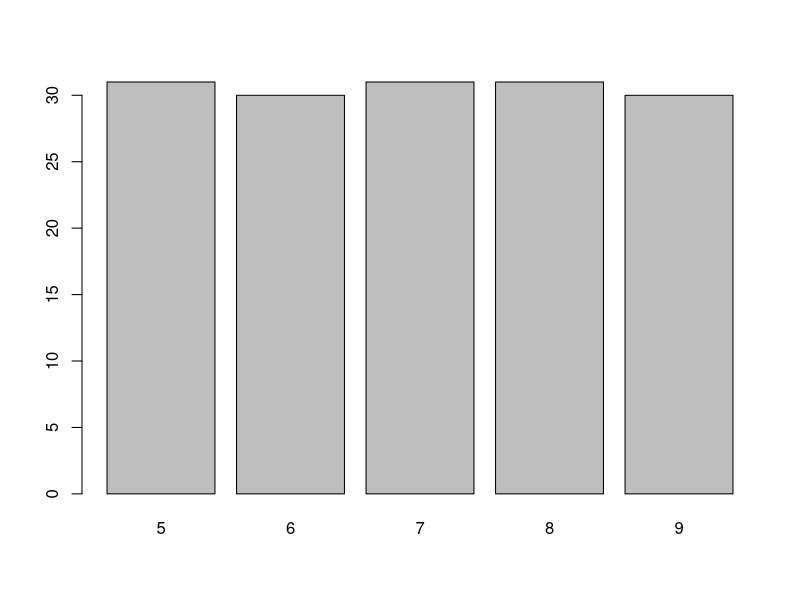
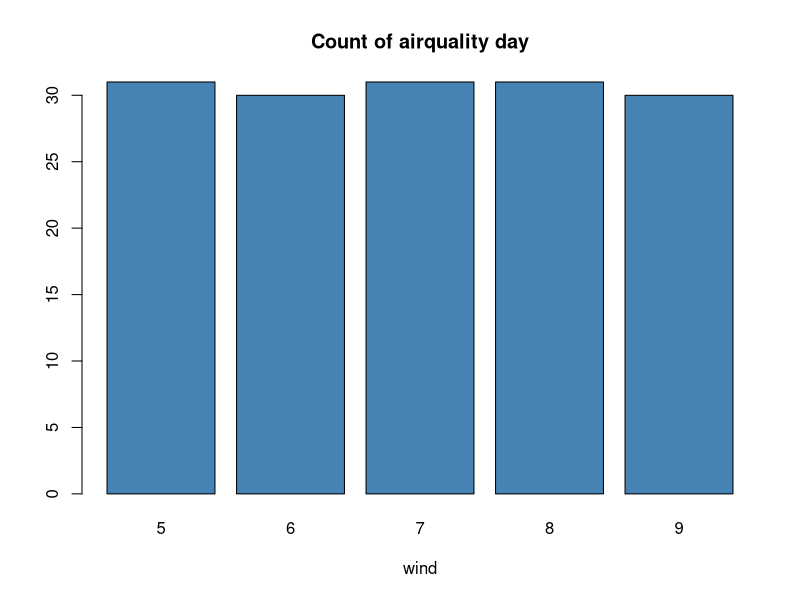
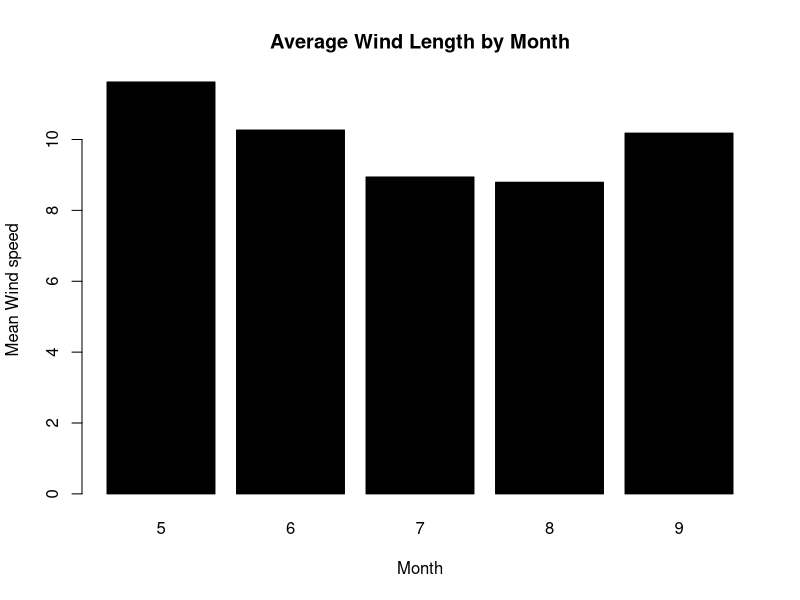
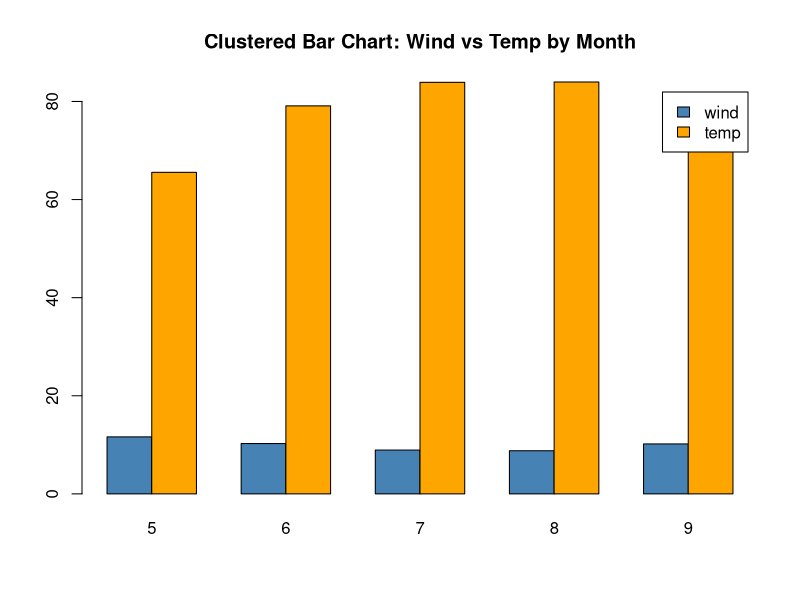
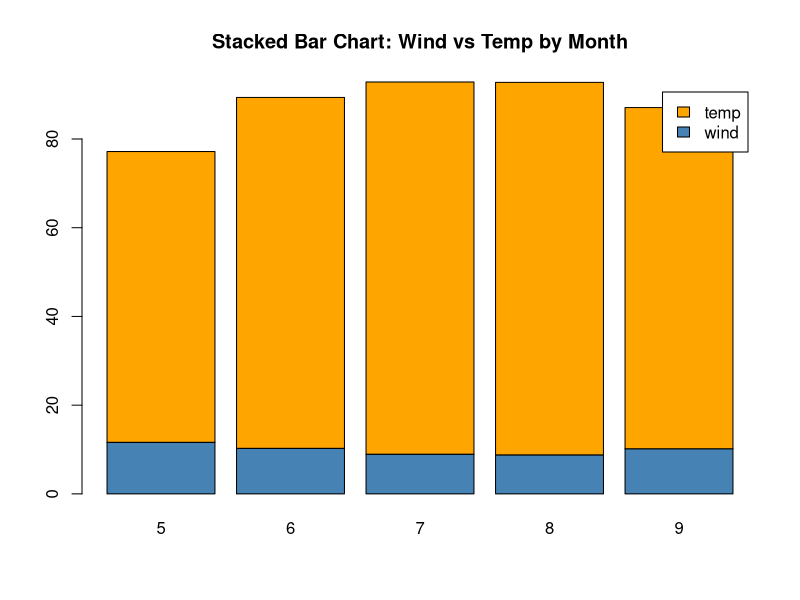

Write R code to recreate these figures, in order.
#load the dataset
data(airquality)

#inspect the data
?airquality
head(airquality,3)
str(airquality)
class(airquality)

#count of each species and to see data in column "Month"
airquality$Month
View(airquality)

#ploting a bar chart
barplot(
  table(airquality$Month)
)

#labeld bar chart
barplot(
  table(airquality$Month),
  main="Count of airquality day",
  xlab="wind",
  col='steelblue'
)

#bar plot from aggregated data using mean wind speed per Month
mean_wind<-tapply(airquality$Wind,airquality$Month,mean)
mean_wind

barplot(
  mean_wind,
  col='black',
  main="Average Wind Length by Month",
  xlab="Month",
  ylab="Mean Wind speed",
  
)

#grouped bar chart by Month
group_means<-rbind(
  wind=tapply(airquality$Wind,airquality$Month,mean),
  temp=tapply(airquality$Temp,airquality$Month,mean)
)
group_means

barplot(
  group_means,
  beside=TRUE,
  col=c("steelblue","orange"),
  legend.text=TRUE,
  main="Clustered Bar Chart: Wind vs Temp by Month"
)
barplot(
  group_means,
  beside=FALSE,
  col=c("steelblue","orange"),
  legend.text=TRUE,
  main="Stacked Bar Chart: Wind vs Temp by Month",
)
